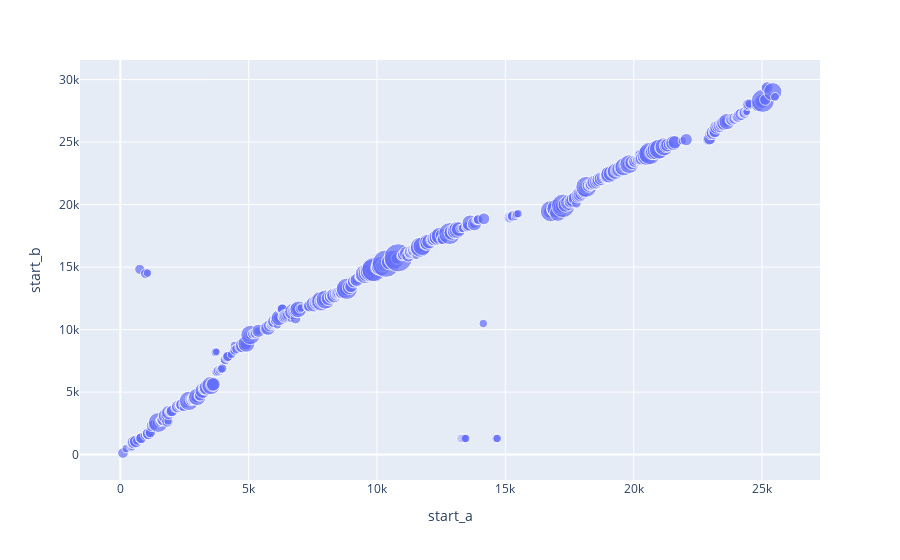

The cell this chart's notebook holds for it:
### Code cell
print(df.shape)
create_bubble_plot(df,'a','b')

### Figure 1 — Plotly figure (JSON) as saved in the notebook; plotly's stock layout.template omitted (floating-point values rounded to 4 significant figures; data arrays with more than 128 entries replaced by an {"elided": "..."} marker saying what was removed)
{"data": [{"hovertemplate": "start_a=%{x}<br>start_b=%{y}<br>length=%{marker.size}<extra></extra>", "legendgroup": "", "marker": {"color": "#636efa", "size": {"elided": "580 int values"}, "sizemode": "area", "sizeref": 0.33, "symbol": "circle"}, "mode": "markers", "name": "", "orientation": "v", "showlegend": false, "type": "scatter", "x": {"elided": "580 int values"}, "xaxis": "x", "y": {"elided": "580 int values"}, "yaxis": "y"}], "layout": {"clickmode": "event+select", "legend": {"itemsizing": "constant", "tracegroupgap": 0}, "margin": {"t": 60}, "xaxis": {"anchor": "y", "domain": [0, 1], "title": {"text": "start_a"}}, "yaxis": {"anchor": "x", "domain": [0, 1], "title": {"text": "start_b"}}}}
